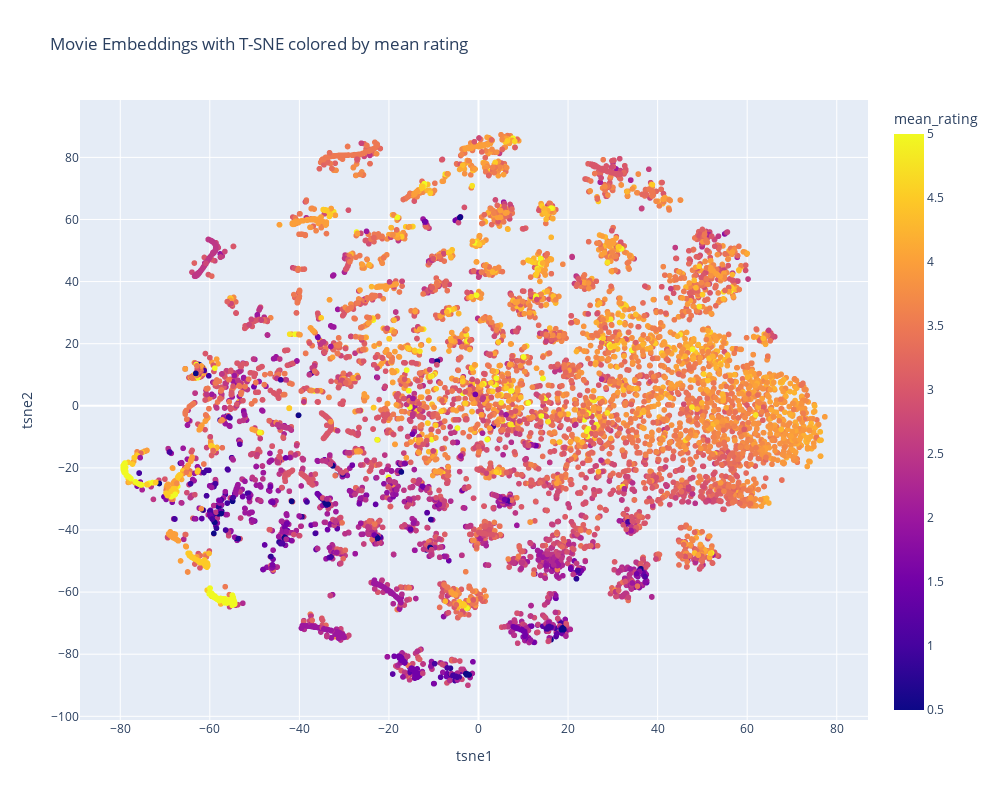

Notebook source saved alongside this figure:
### Markdown cell above
Let's do the same with t-sne, an algorithm specialized for visualizing high dimensional spaces, you can read more about it there : https://en.wikipedia.org/wiki/T-distributed_stochastic_neighbor_embedding

### Code cell
from sklearn.manifold import TSNE

#TOFILL:

# 1. Récupération des embeddings de films
movie_embedding_matrix = best_model.get_layer("q_i__movie_embedding").get_weights()[0]

# 2. Standardisation
scaler = StandardScaler()
movie_embedding_scaled = scaler.fit_transform(movie_embedding_matrix)

#application TSNE sur les embedding values
tsne = TSNE(n_components=2)
movie_embedding_2D_tsne = tsne.fit_transform(movie_embedding_scaled)

# 4. Création DataFrame des embeddings
df_proj = pd.DataFrame({
    'movieId_internal': range(len(movie_embedding_2D)), #on met ds l'ordre les id, car le embedding suit un ordre ordonnée de 0 à N-1 element (independant de l'ordre des données d'entrée), element 0 --> film id 0
    'tsne1': movie_embedding_2D_tsne[:, 0],
    'tsne2': movie_embedding_2D_tsne[:, 1]
})

# 5. Remapping vers IDs d'origine (pour matcher avec les titres de film, on laisse intouché notre df_movies)
inv_movie_ids_map = {v: k for k, v in movie_ids_map.items()}
df_proj['movieId'] = df_proj['movieId_internal'].map(inv_movie_ids_map)

# 6. Ajout des titres
df_proj = df_proj.merge(df_movies[['movieId', 'title']], on='movieId', how='left')

# 7. Ajout des moyennes
mean_ratings = dataset.groupby('movieId')['rating'].mean().reset_index()
mean_ratings.columns = ['movieId', 'mean_rating']
df_proj = df_proj.merge(mean_ratings, left_on='movieId_internal', right_on='movieId', how='left')

# Visualisation avec couleur selon la moyenne des notes
fig = px.scatter(
    df_proj,
    x='tsne1',
    y='tsne2',
    color='mean_rating',
    hover_data=["title", "mean_rating"],
    title="Movie Embeddings with T-SNE colored by mean rating",
    color_continuous_scale='Plasma',
    width=1000,
    height=800
)

fig.show()

### Figure 1 — Plotly figure (JSON) as saved in the notebook; plotly's stock layout.template omitted (floating-point values rounded to 4 significant figures; data arrays with more than 128 entries replaced by an {"elided": "..."} marker saying what was removed)
{"data": [{"customdata": {"elided": "9724x2 mixed values"}, "hovertemplate": "tsne1=%{x}<br>tsne2=%{y}<br>title=%{customdata[0]}<br>mean_rating=%{marker.color}<extra></extra>", "legendgroup": "", "marker": {"color": {"elided": "9724 float values"}, "coloraxis": "coloraxis", "symbol": "circle"}, "mode": "markers", "name": "", "showlegend": false, "type": "scattergl", "x": {"elided": "9724 float values"}, "xaxis": "x", "y": {"elided": "9724 float values"}, "yaxis": "y"}], "layout": {"coloraxis": {"colorbar": {"title": {"text": "mean_rating"}}, "colorscale": [[0, "#0d0887"], [0.1111, "#46039f"], [0.2222, "#7201a8"], [0.3333, "#9c179e"], [0.4444, "#bd3786"], [0.5556, "#d8576b"], [0.6667, "#ed7953"], [0.7778, "#fb9f3a"], [0.8889, "#fdca26"], [1, "#f0f921"]]}, "height": 800, "legend": {"tracegroupgap": 0}, "title": {"text": "Movie Embeddings with T-SNE colored by mean rating"}, "width": 1000, "xaxis": {"anchor": "y", "domain": [0, 1], "title": {"text": "tsne1"}}, "yaxis": {"anchor": "x", "domain": [0, 1], "title": {"text": "tsne2"}}}}
